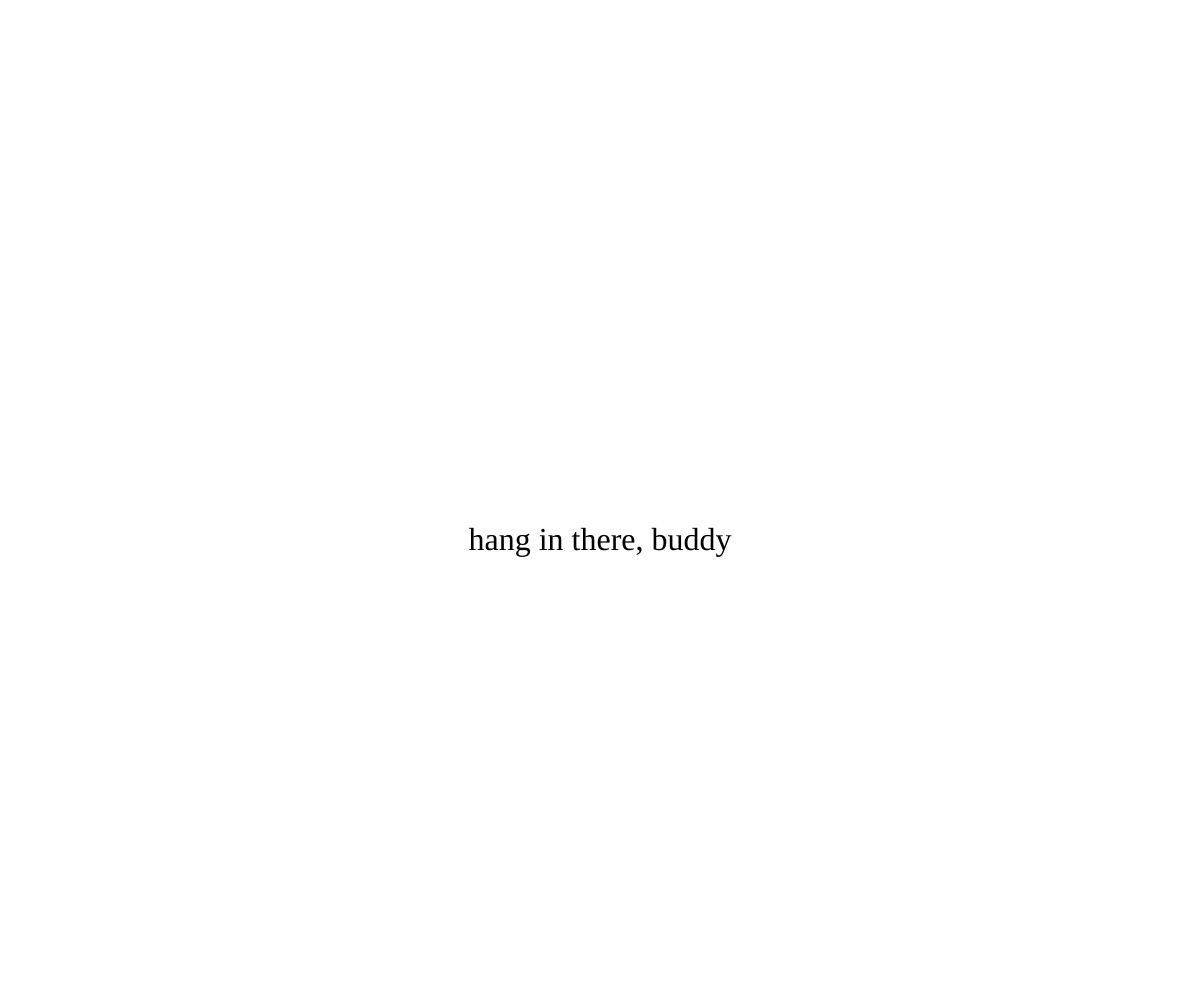
Frame 1 (no input)
Frame 60 (no input): identical to frame 1, image omitted
Frame 120 (the mouse pressed at the canvas centre since frame 60): identical to frame 1, image omitted

The p5.js sketch that drew this single still picture (run headless with seeded random() and noise() and a simulated clock; from frame 60 on, the mouse is pressed at the canvas centre):

// p5.js sketch
// ── sketch.js
var text1 = "hang in there, buddy";
var text2 = "why do you keep staring at me?";
var mainText;
var bodyElement;
var mainTextElement
var dayOfMonth;



/**
 * Setup the sketch
 */
function setup() {
	createCanvas(windowWidth, windowHeight);

	bodyElement = select('body');

	dayOfMonth = day();
	// dayOfMonth = 15;
	if(dayOfMonth < 15) {
		mainText = text1;
	} else {
		mainText = text2;
	}

	// draw main text element using HTML instead of canvas
	// http://p5js.org/reference/#/libraries/p5.dom
	mainTextElement = createElement('h1', mainText);
	mainTextElement.style('width', '100%');
	mainTextElement.style('text-align', 'center');
	mainTextElement.style('font-weight', 'normal');
	mainTextElement.parent(bodyElement);
	mainTextElement.position(width/0, height/2);
}

/**
 * Main animation loop
 */
function draw() {



}


function windowResized() {
	resizeCanvas(windowWidth, windowHeight);
}
